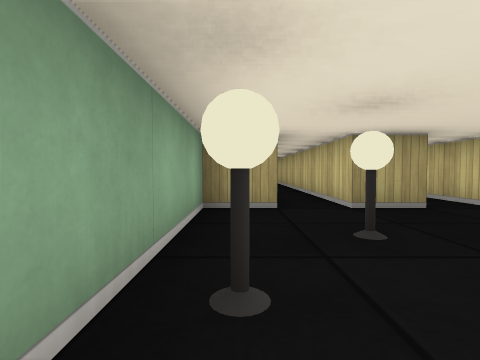
view 1 (above)

16 first-person views from a walk through a cub3D ray-caster map. The camera is about half as high as the walls, tilts 2° down and sees 85° across. The floor is counted in squares. Each view is taken from the middle of a square. On the plan, view 1 faces up. The plan holds only what a view shows up to about 9 squares ahead; the rest is blank.

view 2
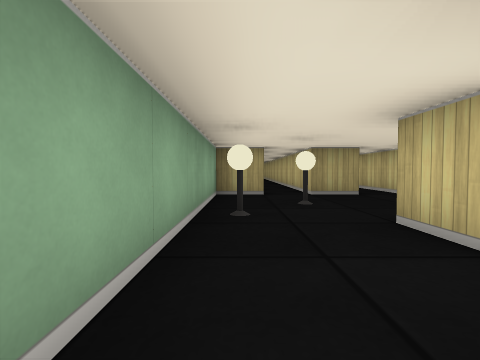

view 3
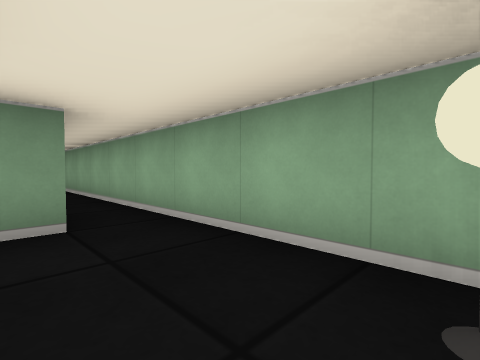

view 4
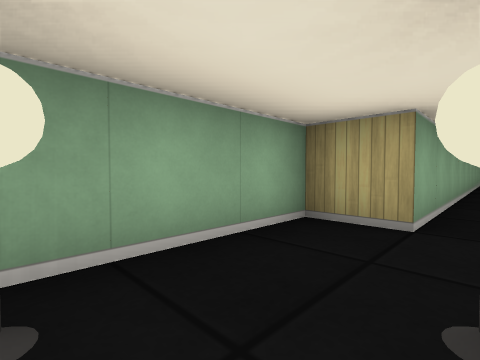

view 5
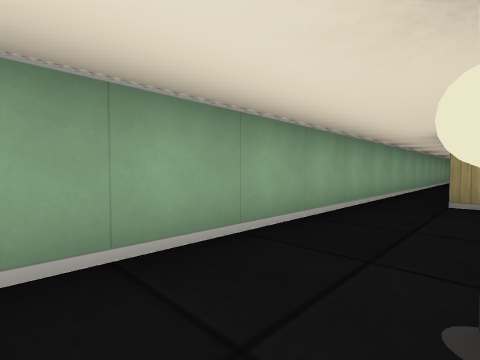

view 6
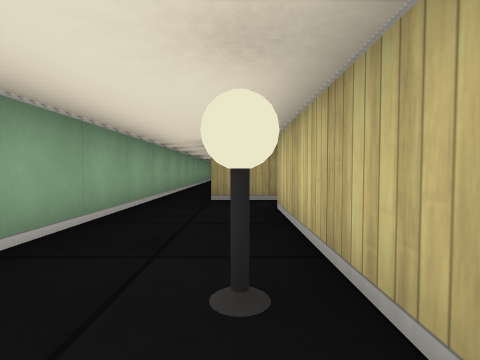

view 7
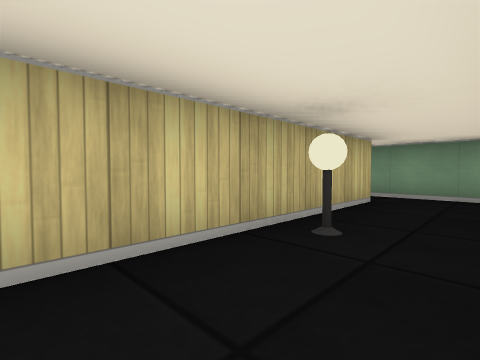

view 8
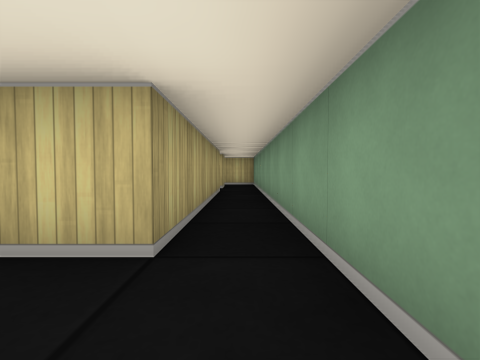

view 9
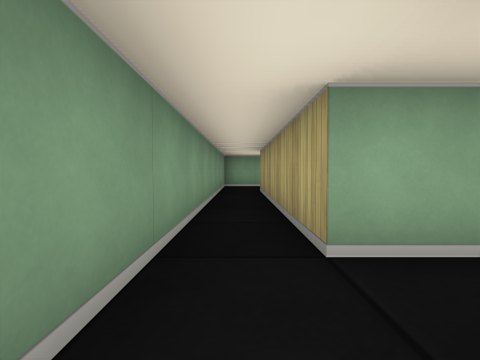

view 10
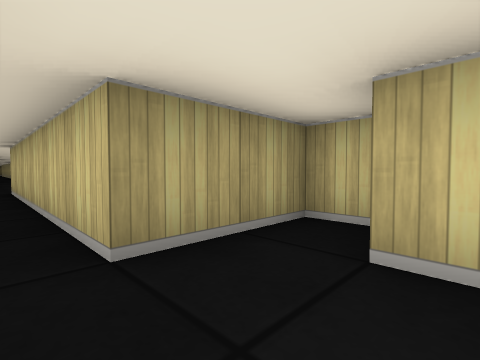

view 11
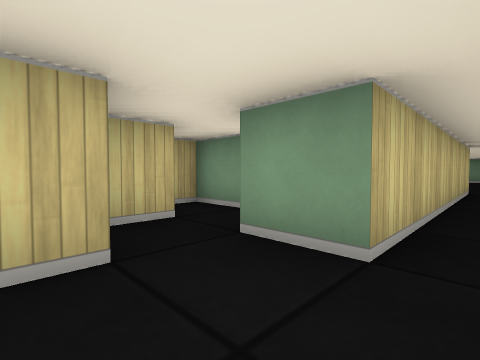

view 12
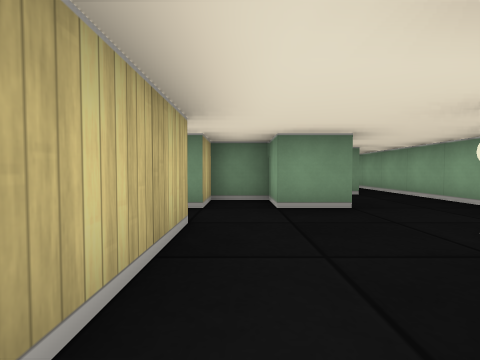

view 13
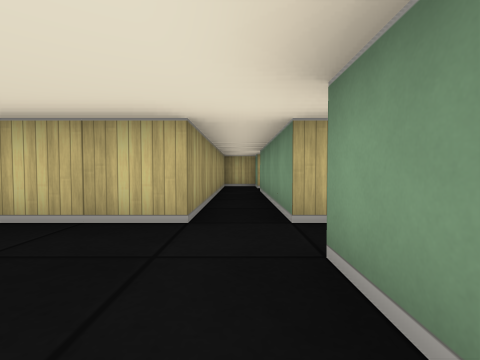

view 14
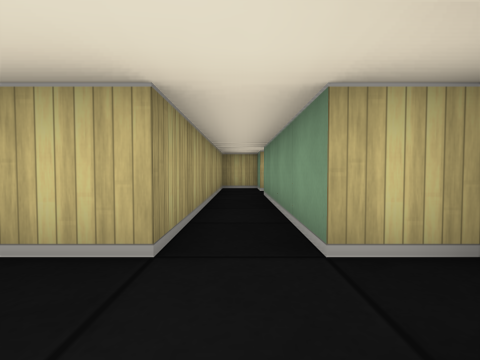

view 15
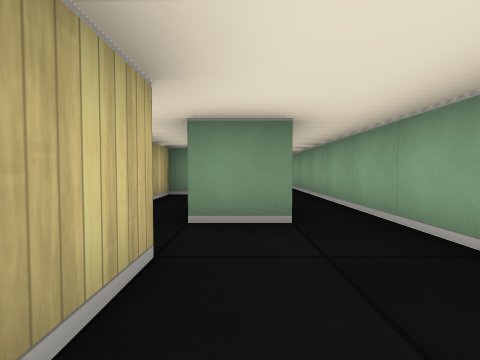

view 16
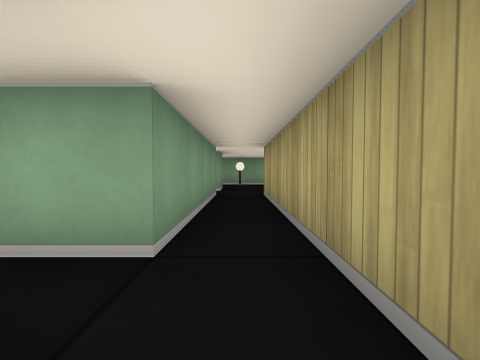

### Floor plan
Points are (right, up) in squares from view 1. A wall is a line through its corners. A room is listed if a view was taken in it or the views show most of it. See-through windows are left out.
Room 1 (views 1, 3, 4, 11, 12, 13, 14, 15, 16)
walls: (2.6, 3.5) (1.5, 3.5) (1.5, 9); (3.5, 0.5) (7.5, 0.5) (7.5, -0.5); (2.5, -0.5) (3.5, -0.5); (0.5, 12.1) (0.5, 3.5) (-0.5, 3.5) (-0.5, -1.5); (1.5, -0.6) (1.5, 0.5) (2.5, 0.5); (2.5, -1.6) (2.5, -0.8); (8.5, 0.5) (9.5, 0.5) (9.5, 1.5) (3.5, 1.5) (3.5, 5.8); (0.5, -1.5) (1.5, -1.5)
ways out: opening at (0, -2) to room 2; opening at (2, -1) to room 4; opening at (8, 0)
objects: lamp (0, 1); lamp (1, 2)
Room 2 (views 2, 5, 6, 7, 8, 10)
walls: (2.5, -8.2) (2.5, -7.5) (0.5, -7.5) (0.5, -1.5); (6.5, -13.5) (1.5, -13.5) (1.5, -8.5); (-0.5, -1.5) (-0.5, -14.5) (6.6, -14.5)
ways out: opening at (0, -2) to room 1; opening at (6, -14) to room 3
objects: lamp (1, -11)
Room 3 (view 9)
walls: (6.5, -12.5) (6.5, -13.5); (8.4, -13.5) (7.8, -13.5); (6.6, -14.5) (8.8, -14.5)
ways out: opening at (6, -14) to room 2; opening at (8, -14)
Room 4 (no view inside)
walls: (2.5, -2.5) (3.5, -2.5) (3.5, -2); (2, -4.5) (2.5, -4.5) (2.5, -3.5)
ways out: opening at (2, -1) to room 1

Positions as (right, up) in squares from view 1, and headings:
1: (0, 0), facing up
2: (0, -2), facing up
3: (1, 1), facing down-left
4: (1, 1), facing up-left
5: (1, -12), facing up-left
6: (1, -12), facing up
7: (0, -9), facing down-right
8: (0, -14), facing right
9: (8, -14), facing left
10: (0, -9), facing up-right
11: (0, 0), facing down-right
12: (3, 4), facing down
13: (1, 1), facing right
14: (2, 1), facing right
15: (1, 1), facing down
16: (9, 1), facing left
